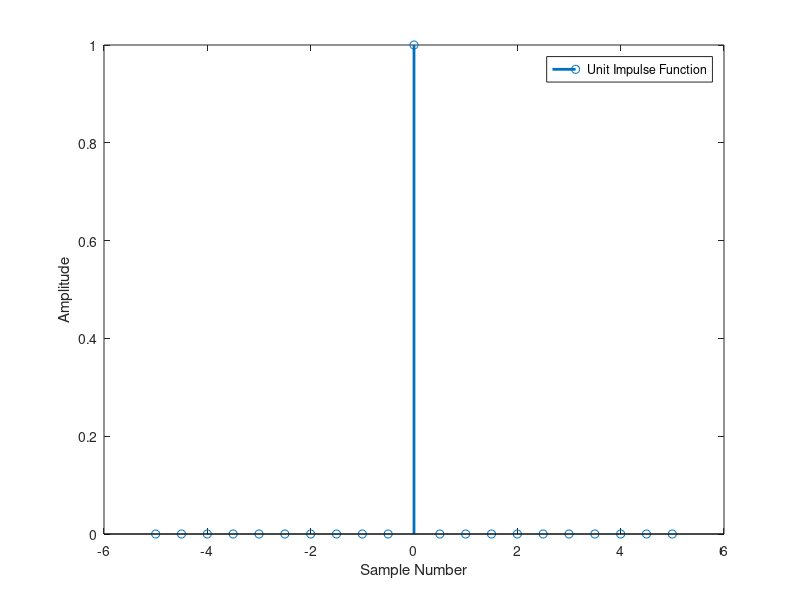

Source code (MATLAB):
%Unit Impulse function
t = -5:0.5:5;
x1 = 1;
x2 = 0;
x = x1.*t==0 + x2.*t~=0;
stem(t,x, 'LineWidth', 2);
legend('Unit Impulse Function');
xlabel('Sample Number');
ylabel('Amplitude');
